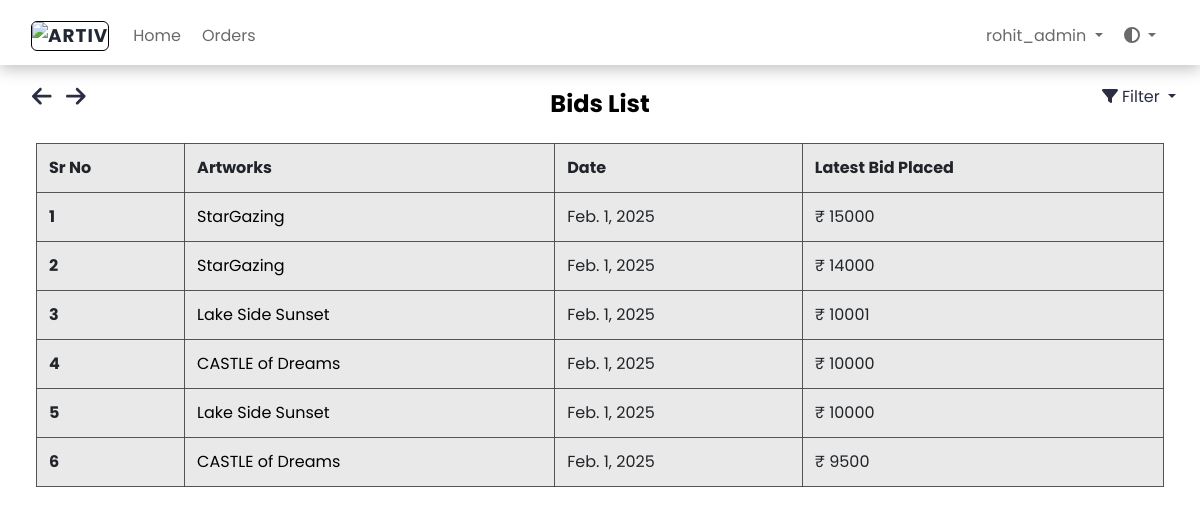
The page /dashboard/bidlist/ (signed in) on the database its author committed.
### dashboard/models.py (models this page shows, shortened)
class Bid(models.Model):
    user = models.ForeignKey(settings.AUTH_USER_MODEL, on_delete=models.CASCADE)
    product = models.ForeignKey(Artwork, on_delete=models.CASCADE, related_name="bids")
    bid_date = models.DateField(auto_now_add=True)
    bid_amt = models.IntegerField(default=1)

class Artwork(models.Model):
    SALE_TYPE_CHOICES = [
        ("discount", "Discount"),
        ("auction", "Auction"),
    ]
    sale_type = models.CharField(
        max_length=50, choices=SALE_TYPE_CHOICES, default="auction"
    )
    product_id = models.CharField(max_length=255, default="", null=True)
    product_name = models.CharField(max_length=255, null=True)
    product_price = models.IntegerField(default=0, null=True)
    model_360 = models.FileField(upload_to="3d_models/", null=True, blank=True)  # 360 View Field
    opening_bid = models.IntegerField(default=0, null=True, blank=True)
    product_cat = models.ForeignKey(
        Catalogue, on_delete=models.CASCADE, null=True, blank=True
    )
    purchase_category = models.ForeignKey(  # Add this field
        PurchaseCategory, on_delete=models.CASCADE, null=True, blank=True
    )
    product_qty = models.IntegerField(default=0, null=True)
    product_image = models.ImageField(upload_to="arts/")
    dimension_unit = models.CharField(
        max_length=10, choices=[("cm", "Centimeters"), ("ft", "Feet")]
    )
    length_in_centimeters = models.FloatField(default=0, blank=True, null=True)
    width_in_centimeters = models.FloatField(default=0, blank=True, null=True)
    foot = models.FloatField(default=0, blank=True, null=True)
    inches = models.FloatField(default=0, blank=True, null=True)
    created_at = models.DateTimeField(auto_now_add=True)
    end_date = models.DateField(null=True, blank=True, db_index=True)
    favorited_by = models.ManyToManyField(User, related_name="favorite_artworks", blank=True)
    user = models.ForeignKey(
        settings.AUTH_USER_MODEL, on_delete=models.CASCADE, null=True, blank=True
    )
    is_sold = models.BooleanField(default=False)
    is_purchased = models.BooleanField(default=False)
    status = models.CharField(
        max_length=50,
        choices=[
            ("active", "Active"),
            ("closed", "Closed"),
            ("waiting_for_response", "Waiting for Response"),
            ("unsold", "Unsold"),
        ],
        default="active",
    )
    response_deadline = models.DateTimeField(blank=True, null=True, db_index=True)
    buyer_response = models.CharField(
        max_length=11,
        choices=[("yes", "Yes"), ("no", "No"), ("no_response", "No Response")],
        default="no_response",
    )
    discounted_price = models.DecimalField(
        max_digits=10, decimal_places=2, null=True, blank=True
    )
    def __str__(self):
        return self.product_name

### dashboard/views.py (the view)
# urls.py: path('bidlist/', views.BidListView.as_view(), name="bid_list"),
class BidListView(LoginRequiredMixin, ListView):
    model = Bid
    template_name = "dashboard/bids_list.html"
    context_object_name = "bids"
    ordering = ["-bid_amt"]  # Default ordering by highest bid
    def get_queryset(self):
        queryset = super().get_queryset()
        filter_param = self.request.GET.get("filter")
        if filter_param == "asc":
            queryset = queryset.order_by("bid_amt")  # Ascending order by bid amount
        elif filter_param == "desc":
            queryset = queryset.order_by("-bid_amt")  # Descending order by bid amount
        else:
            queryset = queryset.order_by(
                "-bid_amt"
            )  # Default to descending if no filter param
        return queryset

### art/context_processors.py (called while the page is built)
def catalogue_list(request):
    return {
        "catalogue_list": Catalogue.objects.all(),
        "purchase_categories": PurchaseCategory.objects.all(),
    }

### dashboard/models.py (called while the page is built)
    def __str__(self):
        return self.cat_name

### dashboard/templatetags/auth_extras.py (called while the page is built)
@register.filter(name='has_group')
def has_group(user, group_name):
    group = Group.objects.get(name=group_name)
    return True if group in user.groups.all() else False

### templates/dashboard/bids_list.html (shortened to what this page needs)
{% extends './base.html' %}
{% load static %}
{% block links %}
<link rel="stylesheet" href="{% static 'dashboard/css/ordermodel_list.css' %}">
<link rel="stylesheet" href="https://stackpath.bootstrapcdn.com/bootstrap/4.5.2/css/bootstrap.min.css">
{% endblock %}
{% block content %}
{% include './includes/header.html' %}
{% include "art/arrow_button.html" %}
{% load auth_extras %}
    <div class="app-content pt-3 p-md-3 p-lg-4">
        <div class="button-container">
            <i class="fa-solid fa-arrow-left" style="cursor:pointer; font-size:1.4rem; margin-right:10px" onclick="goBack()"></i>
            <i class="fa-solid fa-arrow-right" style="cursor:pointer; font-size:1.4rem; margin-right:15px" onclick="goForward()"></i>
        </div>
        <div class="container-fluid">
            <h1 class="app-page-title">Bids List</h1>
            <div class="filter-dropdown">
                <div class="dropdown-toggle" id="filterDropdown" style="cursor:pointer;" data-toggle="dropdown" aria-haspopup="true" aria-expanded="false">
                    <i class="fa-solid fa-filter"></i> Filter
                </div>
            </div>
        <div class="row g-4 mb-4">
            <div class="table-container">
                <table class="table table-bordered">
                    <thead>
                        <tr>
                            <th scope="col">Sr No</th>
                            <th scope="col">Artworks</th>
                            <th scope="col">Date</th>
                            <th scope="col">Latest Bid Placed</th>
                        </tr>
                    </thead>
                    <tbody>
                        {% for bid in object_list %}
                        <tr>
                            <th scope="row">{{ forloop.counter }}</th>
                            <td>
                                <a href="#" class="artworks-order" data-toggle="modal" data-target="#productModal" data-product-id="{{ bid.product.id }}" data-product-name="{{ bid.product }}" data-product-image-url="{{ bid.product.product_image.url }}" data-product-dimensions="{{ bid.product.length_in_centimeters }} x {{ bid.product.width_in_centimeters }} cm" data-product-catalogue="{{ bid.product.product_cat }}" data-product-opening-bid="₹ {{ bid.product.opening_bid }}" data-last-bid="{{ bid.bid_amt }}">{{ bid.product }}</a>
                            </td>
                            <td>{{ bid.bid_date }}</td>
                            <td>₹ {{ bid.bid_amt }}</td>
                        </tr>
                        {% empty %}
                        <tr>
                            <td colspan="5">
                                <h3>No artworks to show</h3>
                            </td>
                        </tr>
                        {% endfor %}
                    </tbody>
                </table>
            </div>
        </div>
</div>
{% endblock %}

### templates/dashboard/includes/header.html (shortened to what this page needs)
{% load static %}
{% block links %}
<link rel="stylesheet" type="text/css" href="{% static 'dashboard/css/navbar.css' %}" />
{% endblock %}
{% load auth_extras %}
<body>
    <nav class="navbar navbar-expand-lg navbar-light fixed-top">
        <div class="container-fluid">
            <a class="navbar-brand" href="#" data-bs-toggle="modal" data-bs-target="#logoModal">
                <img src="{% static 'images/assets/ARTIV LOGO.png' %}" width="30" height="24" alt="ARTIV">
            </a>
            <div class="collapse navbar-collapse" id="navbarSupportedContent">
                <ul class="navbar-nav me-auto mb-2 mb-lg-0">
                    <li class="nav-item">
                        <a class="nav-link" href="{% url 'art:index' %}">Home</a>
                    </li>
                    {% if user.is_authenticated %}
                        <li class="nav-item">
                            <a class="nav-link" href="{% url 'dashboard:order_list' %}">Orders</a>
                        </li>
                    {% endif %}
                </ul>
                <ul class="navbar-nav ms-auto mb-2 mb-lg-0">
                    {% if user.is_authenticated %}
                        <li class="nav-item dropdown">
                            <a class="nav-link dropdown-toggle" href="#" id="userDropdown" role="button" data-bs-toggle="dropdown" aria-expanded="false">
                                {{ user }}
                            </a>
                        </li>
                    {% endif %}
                    <li class="nav-item dropdown">
                        <a class="nav-link dropdown-toggle" href="#" id="themeDropdown" role="button" data-bs-toggle="dropdown" aria-expanded="false">
                            <i class="fas fa-adjust"></i>
                        </a>
                    </li>
                </ul>
            </div>
        </div>
    </nav>
</body>
</html>

### static/dashboard/css/ordermodel_list.css (style rules this page uses)
.artworks-order { color: black !important; text-decoration: none !important; }
.table { color: #000000; background-color: rgba(231, 231, 231, 0.9); border-collapse: collapse; margin: 0 auto; border-radius: 5px; border: 1px solid rgba(200, 200, 200, 0.9); }
.table th, .table tr, .table td { border: 1px solid rgba(68, 68, 68, 0.9) !important; }

### static/dashboard/css/navbar.css (style rules this page uses)
body { background-color: #ffffff !important; color: #2B2D42; }
html.loaded { visibility: visible; opacity: 1; transition: none; }
.navbar .navbar-brand { color: #E4E4E4; font-size: 1.15rem; font-weight: bold; letter-spacing: 1px; transition: color 0.3s ease; }
.navbar .navbar-brand img { border-radius: 6px; border: 1px solid black; }
.navbar .nav-link { color: #B0B0B0; margin-right: 5px; transition: color 0.3s ease, transform 0.3s ease; }
body.light-mode .navbar { background-color: #ffffff; color: #000; padding-top: 1rem !important; border-bottom: 1.5px solid rgba(255, 255, 255, 0.603); box-shadow: 0 4px 15px rgba(0, 0, 0, 0.25); }
body.light-mode .navbar .navbar-brand { color: #222831; }
body.light-mode .navbar .nav-link { color: #6a6a6a; }
:root { --border-color: black; }

### static/dashboard/css/unsold.css (style rules this page uses)
.row { justify-content: start; --bs-gutter-y: 1.5rem !important; }
:root { --card-bg-light: #ffffff; --card-bg-dark: #2c2c2c; --text-light: #000000; --text-dark: #ffffff; }
.filter-dropdown { position: absolute; top: 70px; right: 35px; }
.button-container { position: absolute; top: 85px; right: 10px; }

### static/dashboard/css/catalog_products.css (style rules this page uses)
.filter-dropdown { position: absolute; top: 70px; right: 35px; }
.button-container { position: absolute; top: 85px; left: 2rem; }

### static/dashboard/css/contact.css (style rules this page uses)
.button-container { position: absolute; top: 85px; left: 2rem; }
:root { --background-color: #ece9e9; --text-color: #000; --link-color: #343434; --link-hover-color: #000000; --title-color: #000; --contact-text-color: #000; }
body { background-color: var(--background-color); color: var(--text-color); }

### static/dashboard/css/faq.css (style rules this page uses)
:root { --background-color: #f8f9fa; --text-color: #000; --link-color: #007bff; --link-hover-color: #0056b3; --title-color: #000; --accordion-bg-color: #fff; --accordion-border-color: #ddd; --accordion-header-bg-color: #f7f7f7; --accordion-header-text-color: #000; }
body { background-color: var(--background-color); color: var(--text-color); }

### static/dashboard/css/index.css (style rules this page uses)
:root { --background-color: #ffffff; --text-color: #000; --link-color: #343434; --link-hover-color: #000000; --title-color: #000; --contact-text-color: #000; }
.row { justify-content: start; --bs-gutter-y: 1.5rem !important; }
.filter-dropdown { position: absolute; top: 70px; right: 35px; }
.button-container { position: absolute; top: 85px; left: 2rem; }

### static/home/css/about.css (style rules this page uses)
.light-mode h1, .light-mode h4 { color: black ; }
body, h1, h4, p { margin: 0; padding: 0; }
h1, h4 { text-align: center; }
.container-fluid h1 { margin-top: 10px; }

### static/dashboard/css/artwork_detail.css (style rules this page uses)
:root { --card-bg-light: #eaddcc; --card-bg-dark: #2D2A32; --text-light: #000000; --text-dark: #ffffff; }
body { color: var(--text-color); }
body.light-mode { --text-color: var(--text-light); }
.button-container { position: absolute; top: 85px; left: 2rem; }

### templates/dashboard/bids_list.html (style rules this page uses)
body { font-family: 'Poppins', sans-serif; }
.filter-dropdown { position: absolute; top: 85px; right: 1.5rem; }

### templates/dashboard/base.html (style rules this page uses)
body { background-color: #f4ede4 !important; color: #2B2D42; }

### rows shown on the page
Bid: product "StarGazing", bid_date "Feb. 1, 2025", bid_amt "15000"
Bid: product "StarGazing", bid_date "Feb. 1, 2025", bid_amt "14000"
Bid: product "Lake Side Sunset", bid_date "Feb. 1, 2025", bid_amt "10001"
Bid: product "CASTLE of Dreams", bid_date "Feb. 1, 2025", bid_amt "10000"
Bid: product "Lake Side Sunset", bid_date "Feb. 1, 2025", bid_amt "10000"
Bid: product "CASTLE of Dreams", bid_date "Feb. 1, 2025", bid_amt "9500"

### other values the page prints
{{ user }} "rohit_admin"
